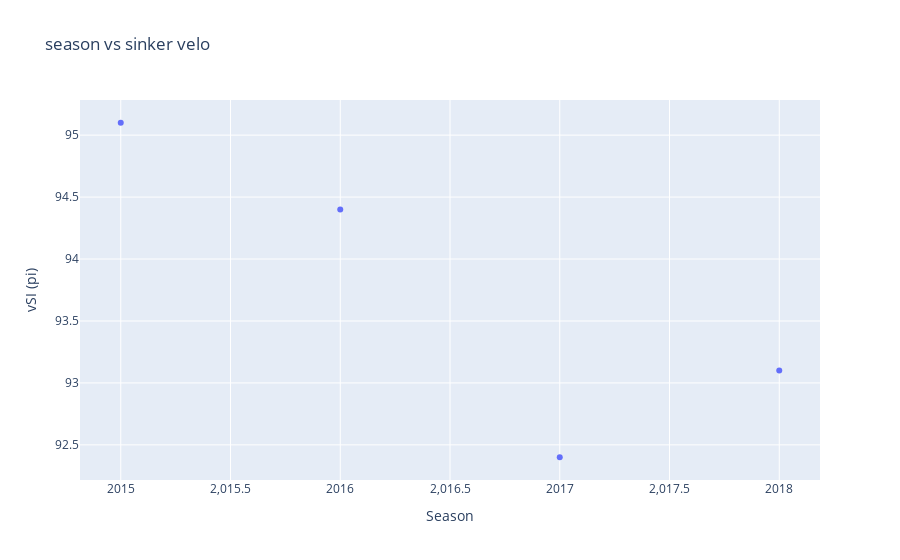

Here is the notebook cell this chart was saved with:
### Code cell
fig = px.scatter(arrieta, x="Season", y="vSI (pi)", title="season vs sinker velo")
fig.show()

### Figure 1 — Plotly figure (JSON) as saved in the notebook; plotly's stock layout.template omitted (floating-point values rounded to 4 significant figures)
{"data": [{"hovertemplate": "Season=%{x}<br>vSI (pi)=%{y}<extra></extra>", "legendgroup": "", "marker": {"color": "#636efa", "symbol": "circle"}, "mode": "markers", "name": "", "orientation": "v", "showlegend": false, "type": "scatter", "x": [2015, 2016, 2017, 2018], "xaxis": "x", "y": [95.1, 94.4, 92.4, 93.1], "yaxis": "y"}], "layout": {"legend": {"tracegroupgap": 0}, "title": {"text": "season vs sinker velo"}, "xaxis": {"anchor": "y", "domain": [0, 1], "title": {"text": "Season"}}, "yaxis": {"anchor": "x", "domain": [0, 1], "title": {"text": "vSI (pi)"}}}}
